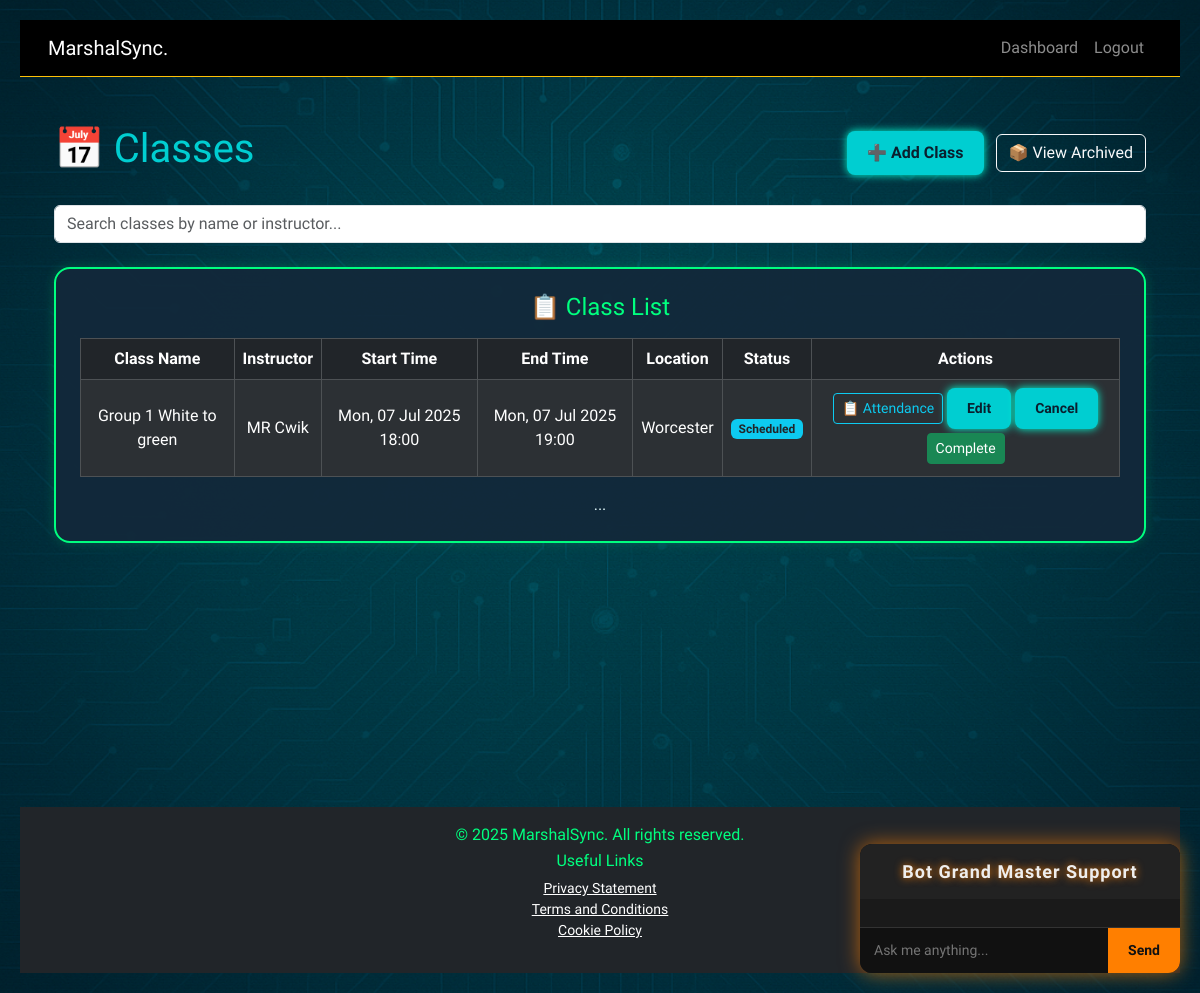
Page /classes/ (signed in) on the committed database.
### classes/models.py (models this page shows, shortened)
class ClassSession(models.Model):
    STATUS_CHOICES = [
        ('scheduled', 'Scheduled'),
        ('completed', 'Completed'),
        ('canceled', 'Canceled'),
    ]
    class_name = models.CharField(max_length=100)
    instructor = models.CharField(max_length=100)
    start_time = models.DateTimeField()
    end_time = models.DateTimeField()
    location = models.CharField(max_length=200, blank=True, null=True)
    description = models.TextField(blank=True, null=True)
    status = models.CharField(
        max_length=10,
        choices=STATUS_CHOICES,
        default='scheduled',
    )
    archived = models.BooleanField(default=False)

### classes/views.py (the view)
# urls.py: path('', views.classes_list, name='classes_list'),
def classes_list(request):
    query = request.GET.get('q', '').strip()
    class_list = ClassSession.objects.filter(status='scheduled').order_by('-start_time')
    if query:
        class_list = class_list.filter(
            Q(class_name__icontains=query) |
            Q(instructor__icontains=query) |
            Q(location__icontains=query)
        )
    paginator = Paginator(class_list, 10)
    page_number = request.GET.get('page')
    classes = paginator.get_page(page_number)
    context = {
        'classes': classes,
        'query': query,
    }
    return render(request, 'classes/classes_list.html', context)

### classes/templates/classes/classes_list.html (shortened to what this page needs)
{% extends 'layout.html' %}
{% block content %}
<div class="container py-4">
  <div class="d-flex justify-content-between align-items-center mb-4">
  <h1 class="text-glow">📅 Classes</h1>
  <div>
    <button type="button" class="btn btn-warning me-2" data-bs-toggle="modal" data-bs-target="#classModal" id="addClassBtn">
      ➕ Add Class
    </button>
    <a href="{% url 'classes:class_archive' %}" class="btn btn-outline-light">📦 View Archived</a>
  </div>
</div>
  <form method="GET" class="mb-4">
    <input type="text" name="q" value="{{ query }}" class="form-control" placeholder="Search classes by name or instructor..." />
  </form>
  <div class="tile">
    <h4 class="mb-3">📋 Class List</h4>
    <table class="table table-dark table-striped table-bordered rounded align-middle">
      <thead>
        <tr>
          <th>Class Name</th>
          <th>Instructor</th>
          <th>Start Time</th>
          <th>End Time</th>
          <th>Location</th>
          <th>Status</th>
          <th>Actions</th>
        </tr>
      </thead>
      <tbody>
        {% for classsession in classes %}
        <tr>
          <td>{{ classsession.class_name }}</td>
          <td>{{ classsession.instructor }}</td>
          <td>{{ classsession.start_time|date:"D, d M Y H:i" }}</td>
          <td>{{ classsession.end_time|date:"D, d M Y H:i" }}</td>
          <td>{{ classsession.location }}</td>
          <td>
            {% if classsession.status == 'scheduled' %}
              <span class="badge bg-info text-dark">Scheduled</span>
            {% elif classsession.status == 'completed' %}
              <span class="badge bg-success">Completed</span>
            {% elif classsession.status == 'canceled' %}
              <span class="badge bg-warning text-dark">Canceled</span>
            {% else %}
              <span class="badge bg-secondary">Unknown</span>
            {% endif %}
          </td>
          <td>
            {% if not show_archived %}
              <a href="{% url 'classes:class_register' classsession.id %}" class="btn btn-sm btn-outline-info mb-1">
  📋 Attendance
</a>
              <a href="#" class="btn btn-sm btn-warning mb-1 edit-class-btn"
                 data-id="{{ classsession.pk }}"
                 data-class_name="{{ classsession.class_name|escapejs }}"
                 data-instructor="{{ classsession.instructor|escapejs }}"
                 data-start_time="{{ classsession.start_time|date:'Y-m-d\\TH:i' }}"
                 data-end_time="{{ classsession.end_time|date:'Y-m-d\\TH:i' }}"
                 data-location="{{ classsession.location|escapejs }}">Edit</a>
              <form action="{% url 'classes:cancel_class' classsession.pk %}" method="POST" style="display:inline;">
                <button type="submit" class="btn btn-sm btn-warning mb-1" onclick="return confirm('Cancel this class and archive it?');">Cancel</button>
              </form>
              <form action="{% url 'classes:complete_class' classsession.pk %}" method="POST" style="display:inline;">
                <button type="submit" class="btn btn-sm btn-success mb-1" onclick="return confirm('Mark this class as complete and archive it?');">Complete</button>
              </form>
            {% else %}
              <span class="text-muted">Archived</span>
            {% endif %}
          </td>
        </tr>
        {% empty %}
        <tr><td colspan="7">No classes found.</td></tr>
        {% endfor %}
      </tbody>
    </table>
    ...
  </div>
</div>
{% endblock %}

### cwiktana/static/css/style.css (style rules this page uses)
body { font-family: 'Rajdhani', sans-serif; background: url('../images/circuit_bg.png') no-repeat center center fixed; background-size: cover; color: #e0f7fa; margin: 0; padding: 20px; }
h1, h2, h3 { color: #00CED1; }
.btn-warning { background-color: #00CED1; color: #0a1f2e; border: none; padding: 10px 20px; font-weight: bold; border-radius: 8px; text-decoration: none; box-shadow: 0 0 8px #00FFD5; transition: background-color 0.3s ease, transform 0.2s ease, box-shadow 0.3s ease; }
.tile { display: block; background: rgba(18, 41, 58, 0.95); border: 2px solid #00FF7F; border-radius: 1rem; padding: 1.5rem; text-align: center; text-decoration: none; color: #e0f7fa; height: 100%; box-shadow: 0 0 12px rgba(0, 255, 127, 0.2); transition: transform 0.3s ease, box-shadow 0.3s ease, background 0.3s ease; }
.tile h4 { margin-bottom: 0.5rem; color: #00FF7F; }
.mb-4 { color: #00FF7F; }
.mb-3 { color: #00FF7F; }

### rows in the picture
ClassSession: class_name "Group 1 White to green", instructor "MR Cwik", start_time "Mon, 07 Jul 2025 18:00", end_time "Mon, 07 Jul 2025 19:00", location "Worcester", status "Scheduled"
